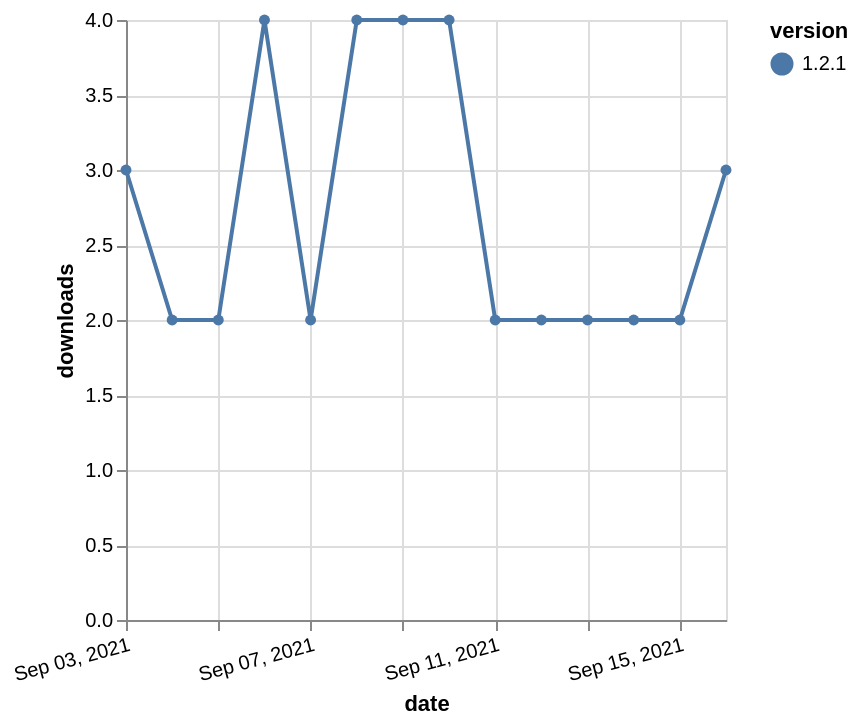

Source (Vega-Lite JSON):
### Vega-Lite specification from a JSON file in a GitHub repository (floating-point values rounded to 4 significant figures)
{"$schema": "https://vega.github.io/schema/vega-lite/v5.json", "description": "A simple bar chart with embedded data.", "data": {"values": [{"date": "2021-09-03", "total": 3460, "delta": 3, "version": "1.2.1"}, {"date": "2021-09-04", "total": 3462, "delta": 2, "version": "1.2.1"}, {"date": "2021-09-05", "total": 3464, "delta": 2, "version": "1.2.1"}, {"date": "2021-09-06", "total": 3468, "delta": 4, "version": "1.2.1"}, {"date": "2021-09-07", "total": 3470, "delta": 2, "version": "1.2.1"}, {"date": "2021-09-08", "total": 3474, "delta": 4, "version": "1.2.1"}, {"date": "2021-09-09", "total": 3478, "delta": 4, "version": "1.2.1"}, {"date": "2021-09-10", "total": 3482, "delta": 4, "version": "1.2.1"}, {"date": "2021-09-11", "total": 3484, "delta": 2, "version": "1.2.1"}, {"date": "2021-09-12", "total": 3486, "delta": 2, "version": "1.2.1"}, {"date": "2021-09-13", "total": 3488, "delta": 2, "version": "1.2.1"}, {"date": "2021-09-14", "total": 3490, "delta": 2, "version": "1.2.1"}, {"date": "2021-09-15", "total": 3492, "delta": 2, "version": "1.2.1"}, {"date": "2021-09-16", "total": 3495, "delta": 3, "version": "1.2.1"}]}, "width": "container", "mark": {"type": "line", "point": {"filled": true}}, "encoding": {"x": {"field": "date", "type": "temporal", "timeUnit": "yearmonthdate", "title": "date", "axis": {"labelAngle": -15}}, "y": {"field": "delta", "type": "quantitative", "title": "downloads"}, "color": {"field": "version", "type": "nominal"}, "tooltip": {"field": "delta"}}}
